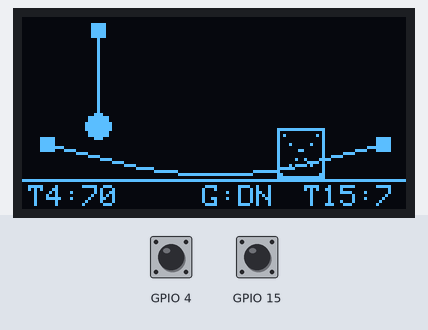
This sketch was run on a simulated ESP32. Shown: 128×64 one-colour display. The inputs (shaded band) are chosen by the test bench; at power-on: GPIO 4 HIGH, GPIO 15 HIGH. Random numbers use the default seed unless the sketch sets one.

Above: at 1.2 s.
1.3 s: GPIO 4 pulled LOW for 0.15 s
At 1.52 s:
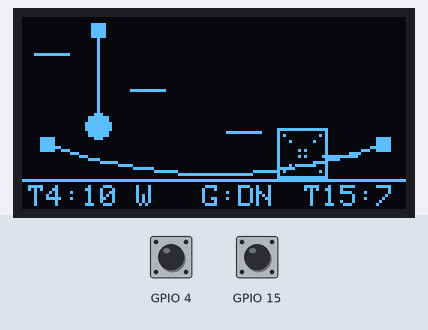
2.0 s: GPIO 15 pulled LOW for 1 s
At 2.38 s:
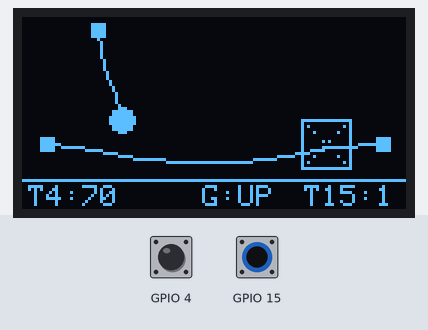
3.6 s: GPIO 15 pulled LOW for 1 s
At 4.81 s:
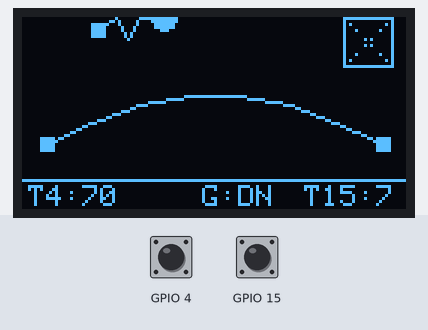
5.2 s: GPIO 15 pulled LOW for 0.15 s
At 5.42 s:
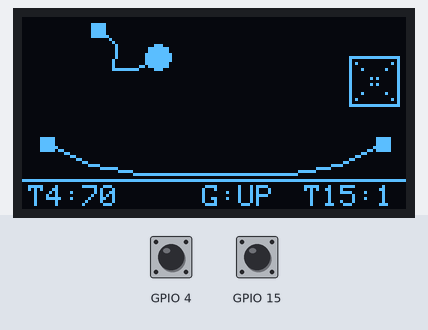
5.9 s: GPIO 4 pulled LOW for 1 s
At 6.33 s:
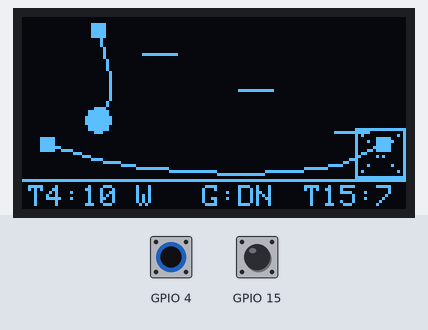
7.5 s: GPIO 4 driven LOW and GPIO 15 driven LOW
At 7.85 s:
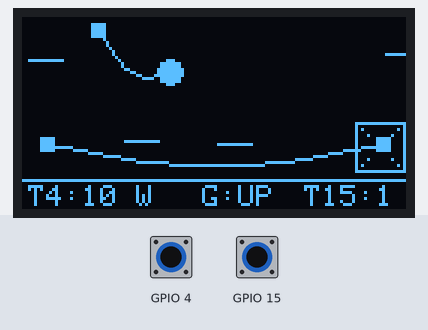
Timing chart, 0 to 10.5 s (numbered marks = the images above; inputs shaded):
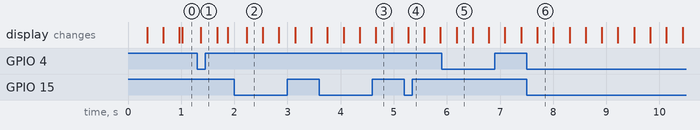

The sketch:

verlet_physics.ino
```cpp
// ============================================================
//  VERLET INTEGRATION PHYSICS SANDBOX
//  ESP32 + SSD1306 128x64 OLED
// ============================================================
//  - Motor físico de Integración de Verlet rígido y soft-body.
//  - Resolvedor de restricciones (sticks) de 4 iteraciones.
//  - Colisiones elásticas y límites físicos en X: 0-127, Y: 0-53.
//  - Cuerpos físicos: Péndulo pesado, puente colgante y cubo gelatinoso.
//  - Controles capacitivos por hardware:
//    - GPIO 4 (Touch 0): Genera viento horizontal y ráfagas animadas.
//    - GPIO 15 (Touch 3): Invierte la gravedad hacia el techo.
//  - Auto-calibración adaptativa en el arranque para los sensores táctiles.
//  - HUD de diagnóstico que muestra valores analógicos crudos en tiempo real.
// ============================================================

#include <Wire.h>
#include <Adafruit_GFX.h>
#include <Adafruit_SSD1306.h>
#include <math.h>

#define SCR_W 128
#define SCR_H 64
#define OLED_RESET -1
#define OLED_ADDR  0x3C
Adafruit_SSD1306 display(SCR_W, SCR_H, &Wire, OLED_RESET);

// Estructura de Partícula Verlet
struct Particle {
  float x, y;
  float px, py;
  float ax, ay;
  bool pinned;
};

// Estructura de Tensor/Restricción (Stick)
struct Constraint {
  int pA;
  int pB;
  float length;
  bool active;
};

// Límites de capacidad física
#define MAX_PARTICLES 20
#define MAX_CONSTRAINTS 25

Particle particles[MAX_PARTICLES];
Constraint constraints[MAX_CONSTRAINTS];
int pCount = 0;
int cCount = 0;

// Variables de calibración capacitiva
static int t4Base = -1;
static int t15Base = -1;

// Partículas de viento animadas
const int num_wind_streaks = 4;
float windX[num_wind_streaks] = {0, 32, 64, 96};
float windY[num_wind_streaks] = {12, 24, 38, 46};

uint16_t frameCnt = 0;

// ============================================================
//  INICIALIZACIÓN DE CUERPOS FÍSICOS
// ============================================================

void addParticle(float x, float y, bool pinned) {
  if (pCount >= MAX_PARTICLES) return;
  particles[pCount] = { x, y, x, y, 0.0f, 0.0f, pinned };
  pCount++;
}

void addConstraint(int pA, int pB, float length) {
  if (cCount >= MAX_CONSTRAINTS) return;
  constraints[cCount] = { pA, pB, length, true };
  cCount++;
}

void initPhysics() {
  pCount = 0;
  cCount = 0;

  // A. PÉNDULO PESADO (Partículas 0 a 4)
  addParticle(25.0f, 4.0f, true); // Pivote superior (Fijado)
  addParticle(25.0f, 12.0f, false);
  addParticle(25.0f, 20.0f, false);
  addParticle(25.0f, 28.0f, false);
  addParticle(25.0f, 36.0f, false); // Peso inferior

  addConstraint(0, 1, 8.0f);
  addConstraint(1, 2, 8.0f);
  addConstraint(2, 3, 8.0f);
  addConstraint(3, 4, 8.0f);

  // B. CUBO GELATINOSO / SOFT-BODY (Partículas 5 a 8)
  addParticle(85.0f, 10.0f, false); // Superior Izquierdo
  addParticle(101.0f, 10.0f, false); // Superior Derecho
  addParticle(101.0f, 26.0f, false); // Inferior Derecho
  addParticle(85.0f, 26.0f, false); // Inferior Izquierdo

  // Tensores perimetrales
  addConstraint(5, 6, 16.0f);
  addConstraint(6, 7, 16.0f);
  addConstraint(7, 8, 16.0f);
  addConstraint(8, 5, 16.0f);
  // Tensores estructurales cruzados (diagonales) para elasticidad
  addConstraint(5, 7, 22.6f);
  addConstraint(6, 8, 22.6f);

  // C. PUENTE COLANTE FLEXIBLE (Partículas 9 a 16)
  addParticle(8.0f, 42.0f, true);  // Anclaje Izquierdo (Fijado)
  addParticle(24.0f, 44.0f, false);
  addParticle(40.0f, 46.0f, false);
  addParticle(56.0f, 46.0f, false);
  addParticle(72.0f, 46.0f, false);
  addParticle(88.0f, 46.0f, false);
  addParticle(104.0f, 44.0f, false);
  addParticle(120.0f, 42.0f, true); // Anclaje Derecho (Fijado)

  addConstraint(9, 10, 16.0f);
  addConstraint(10, 11, 16.0f);
  addConstraint(11, 12, 16.0f);
  addConstraint(12, 13, 16.0f);
  addConstraint(13, 14, 16.0f);
  addConstraint(14, 15, 16.0f);
  addConstraint(15, 16, 16.0f);
}

// ============================================================
//  SETUP DE ARDUINO
// ============================================================
void setup() {
  Serial.begin(115200);
  if (!display.begin(SSD1306_SWITCHCAPVCC, OLED_ADDR)) {
    while (1);
  }
  display.clearDisplay();

  initPhysics();
}

// ============================================================
//  LOOP PRINCIPAL
// ============================================================
void loop() {
  display.clearDisplay();

  // 1. Leer pines capacitivos GPIO 4 (Touch 0) y GPIO 15 (Touch 3)
  int t4 = touchRead(4);
  int t15 = touchRead(15);

  // Calibración adaptativa dinámica en caliente
  if (t4Base == -1 && t4 > 10) t4Base = t4;
  if (t15Base == -1 && t15 > 10) t15Base = t15;

  // Valores mínimos de resguardo
  if (t4Base < 15) t4Base = 60;
  if (t15Base < 15) t15Base = 60;

  // Umbral: Si cae por debajo del 65% de la línea de base analógica, se considera pulsado
  bool touched4 = (t4 < t4Base * 0.65f);
  bool touched15 = (t15 < t15Base * 0.65f);

  // 2. Configurar aceleraciones de gravedad y viento
  float ax = 0.0f;
  float ay = touched15 ? -0.16f : 0.16f; // Gravedad Invertida

  if (touched4) {
    ax = 0.18f; // Fuerza de viento hacia la derecha
  }

  // 3. Actualizar posiciones con el paso de Verlet
  for (int i = 0; i < pCount; i++) {
    if (particles[i].pinned) continue;

    float tempX = particles[i].x;
    float tempY = particles[i].y;

    // Calcular velocidad implícita (x - px) con factor de rozamiento de aire (0.985)
    float vx = (particles[i].x - particles[i].px) * 0.985f;
    float vy = (particles[i].y - particles[i].py) * 0.985f;

    particles[i].x = particles[i].x + vx + ax;
    particles[i].y = particles[i].y + vy + ay;

    particles[i].px = tempX;
    particles[i].py = tempY;
  }

  // 4. Resolver restricciones de distancia y colisiones (Iterativo para rigidez)
  for (int iter = 0; iter < 4; iter++) {
    // Resolver tensores
    for (int i = 0; i < cCount; i++) {
      if (!constraints[i].active) continue;

      int idxA = constraints[i].pA;
      int idxB = constraints[i].pB;
      float targetL = constraints[i].length;

      float dx = particles[idxB].x - particles[idxA].x;
      float dy = particles[idxB].y - particles[idxA].y;
      float dist = sqrt(dx*dx + dy*dy);

      if (dist > 0.01f) {
        float diff = targetL - dist;
        float percent = (diff / dist) * 0.5f;
        float offsetX = dx * percent;
        float offsetY = dy * percent;

        if (!particles[idxA].pinned) {
          particles[idxA].x -= offsetX;
          particles[idxA].y -= offsetY;
        }
        if (!particles[idxB].pinned) {
          particles[idxB].x += offsetX;
          particles[idxB].y += offsetY;
        }
      }
    }

    // Resolver colisiones con bordes elásticos de rebote (Y: 0 a 53, X: 0 a 127)
    for (int i = 0; i < pCount; i++) {
      if (particles[i].pinned) continue;

      float bounce = -0.55f; // Factor de elasticidad de rebote

      // Suelo (Y: 53)
      if (particles[i].y > 53.0f) {
        particles[i].y = 53.0f;
        particles[i].py = 53.0f + (particles[i].y - particles[i].py) * bounce;
      }
      // Techo (Y: 0)
      if (particles[i].y < 0.0f) {
        particles[i].y = 0.0f;
        particles[i].py = 0.0f + (particles[i].y - particles[i].py) * bounce;
      }
      // Pared Izquierda (X: 0)
      if (particles[i].x < 0.0f) {
        particles[i].x = 0.0f;
        particles[i].px = 0.0f + (particles[i].x - particles[i].px) * bounce;
      }
      // Pared Derecha (X: 127)
      if (particles[i].x > 127.0f) {
        particles[i].x = 127.0f;
        particles[i].px = 127.0f + (particles[i].x - particles[i].px) * bounce;
      }
    }
  }

  // ==========================================
  //  5. DIBUJADO Y RENDERIZADO
  // ==========================================

  // Dibujar ráfagas de viento animadas si el sensor está activo
  if (touched4) {
    for (int i = 0; i < num_wind_streaks; i++) {
      windX[i] += 4.5f;
      if (windX[i] > 128.0f) {
        windX[i] = -20.0f;
        windY[i] = random(5, 48);
      }
      display.drawFastHLine((int16_t)windX[i], (int16_t)windY[i], 12, SSD1306_WHITE);
    }
  }

  // A. Dibujar tensores (cuerdas y enlaces rígidos)
  for (int i = 0; i < cCount; i++) {
    // Dibujar diagonales elásticas del cubo como líneas punteadas para diferenciarlas
    if (i == 8 || i == 9) {
      int16_t xA = (int16_t)particles[constraints[i].pA].x;
      int16_t yA = (int16_t)particles[constraints[i].pA].y;
      int16_t xB = (int16_t)particles[constraints[i].pB].x;
      int16_t yB = (int16_t)particles[constraints[i].pB].y;

      // Dibujar línea punteada
      int16_t dx = xB - xA;
      int16_t dy = yB - yA;
      float len = sqrt(dx*dx + dy*dy);
      for (float t = 0.0f; t < len; t += 3.5f) {
        int16_t px = xA + (int16_t)(dx * t / len);
        int16_t py = yA + (int16_t)(dy * t / len);
        display.drawPixel(px, py, SSD1306_WHITE);
      }
    } else {
      display.drawLine(
        (int16_t)particles[constraints[i].pA].x,
        (int16_t)particles[constraints[i].pA].y,
        (int16_t)particles[constraints[i].pB].x,
        (int16_t)particles[constraints[i].pB].y,
        SSD1306_WHITE
      );
    }
  }

  // B. Dibujar articulaciones de partículas
  for (int i = 0; i < pCount; i++) {
    // Pivotes fijos anclados
    if (particles[i].pinned) {
      display.fillRect((int16_t)particles[i].x - 2, (int16_t)particles[i].y - 2, 5, 5, SSD1306_WHITE);
    } else if (i == 4) {
      // Peso pesado del péndulo
      display.fillCircle((int16_t)particles[i].x, (int16_t)particles[i].y, 4, SSD1306_WHITE);
    } else {
      // Articulaciones normales
      display.drawPixel((int16_t)particles[i].x, (int16_t)particles[i].y, SSD1306_WHITE);
    }
  }

  // ==========================================
  //  6. BARRA DE DIAGNÓSTICO Y HUD
  // ==========================================

  // Línea divisoria inferior
  display.drawFastHLine(0, 54, SCR_W, SSD1306_WHITE);
  display.fillRect(0, 55, SCR_W, 9, SSD1306_BLACK);

  display.setTextColor(SSD1306_WHITE);
  display.setTextSize(1);

  // Lectura capacitiva pin 4 (T0)
  display.setCursor(2, 56);
  display.print(F("T4:"));
  display.print(t4);
  if (touched4) display.print(F(" W"));

  // Indicador de gravedad
  display.setCursor(54, 56);
  display.print(touched15 ? F(" G:UP") : F(" G:DN"));

  // Lectura capacitiva pin 15 (T3)
  display.setCursor(94, 56);
  display.print(F("T15:"));
  display.print(t15);
  if (touched15) display.print(F(" A"));

  display.display();
  frameCnt++;

  // Frecuencia de frames estable (~40 FPS)
  delay(25);
}
```
